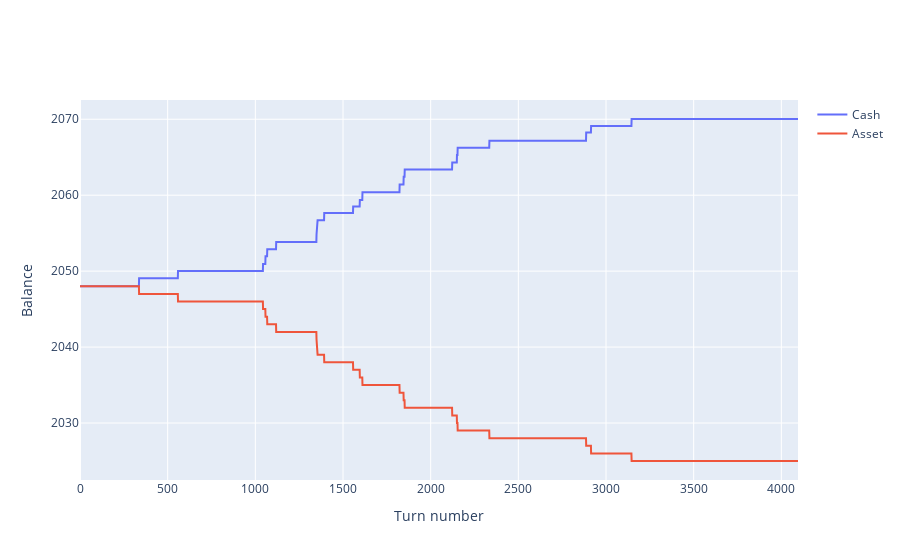

The code cell stored with this chart in its notebook:
### Code cell
balance_plot(turn_results)

### Figure 1 — Plotly figure (JSON) as saved in the notebook; plotly's stock layout.template omitted (floating-point values rounded to 4 significant figures; data arrays with more than 128 entries replaced by an {"elided": "..."} marker saying what was removed)
{"data": [{"name": "Cash", "type": "scatter", "y": {"elided": "4096 float values"}}, {"name": "Asset", "type": "scatter", "y": {"elided": "4096 int values"}}], "layout": {"xaxis": {"title": {"text": "Turn number"}}, "yaxis": {"title": {"text": "Balance"}}}}
